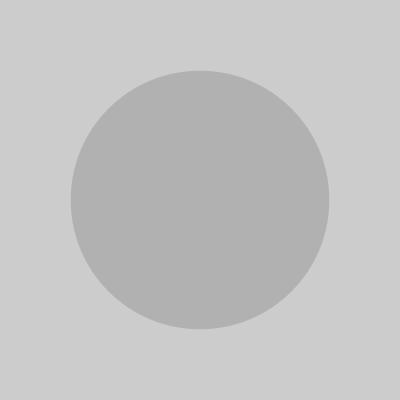
Frame 1 (no input)
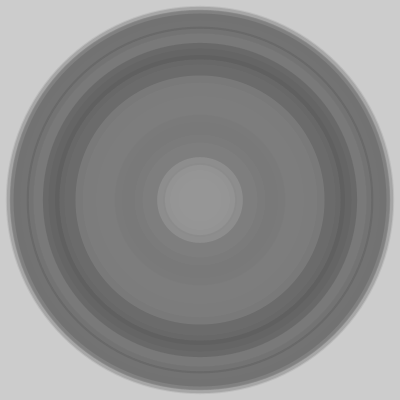
Frame 60 (the mouse pressed at the canvas centre just before this capture)
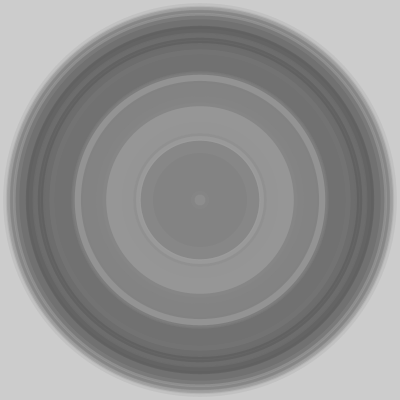
Frame 120 (the mouse held since frame 60 and released just before this capture)

The Processing sketch that drew these frames (run headless with seeded random() and noise(); from frame 60 on, the mouse is pressed at the canvas centre):

// Processing sketch: s09_randomized_circle_size
// ── s09_randomized_circle_size.pde
float sz;
void setup() {
  size(400, 400);
  noStroke();
  //frameRate(60); // default frame rate is 60 fps
}
void draw() {
  sz = random(400);
  fill(random(255), 50);
  ellipse(width/2, height/2, sz, sz);
}
void keyPressed() {
  if(key == 's') {
    save("result.png");
  }
}
